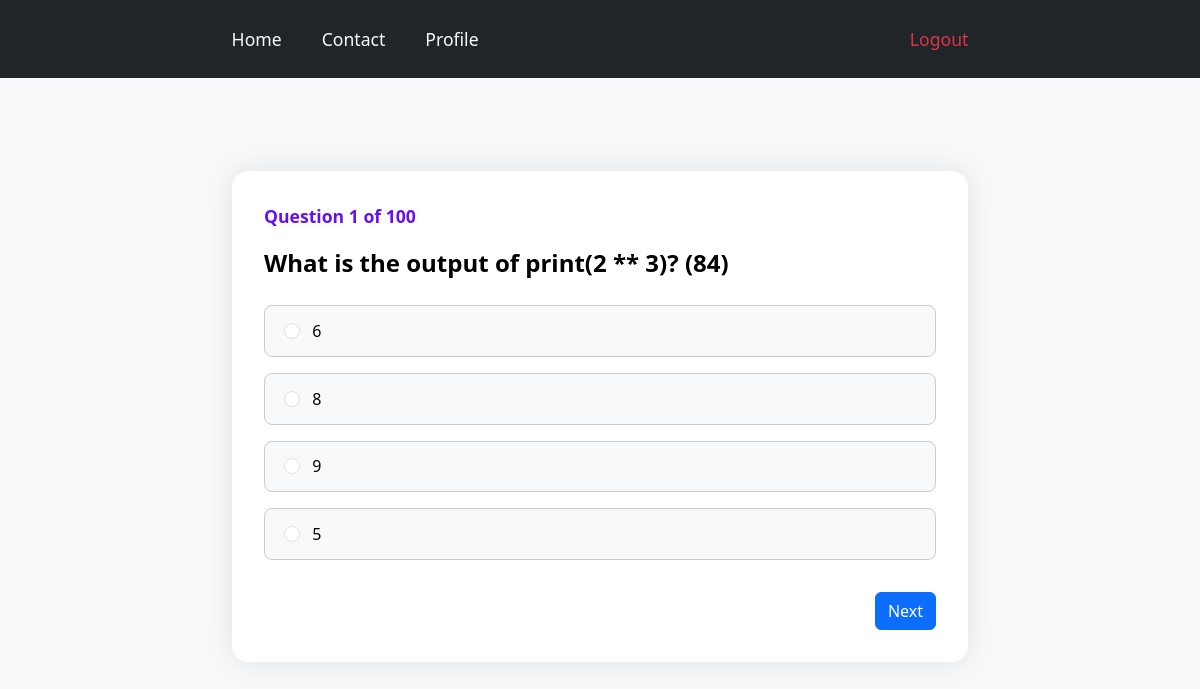
Screenshot of /exam/python_test/ (signed in) with the database file from the repository.
### DataBasehandler/models.py (models this page shows)
class PythonQues(models.Model):
    question=models.CharField()
    option_a=models.CharField()
    option_b=models.CharField()
    option_c=models.CharField()
    option_d=models.CharField()
    correct_answer=models.CharField()

### exam_subject/views.py (the view, shortened to what this page needs)
# urls.py: path('python_test/',views.python,name='python_test'),
def python(req):
    if req.user.is_authenticated:
        py = list(PythonQues.objects.all())
        q = req.POST.get("ids")
        ans = req.POST.get("answer")
        if not q:
            q = 0
            req.session["correct_ans"] = 0
            req.session["question_no"] = 0
            req.session["visited"] = []
        return render(
            req,
            "test.html",
            {
                "ques": py[q],
                "total": len(py) - 1,
                "current": q,
                "totalplus": len(py),
            },
        )
    else:
        messages.warning(req, "Login required for accessing test")
        return HttpResponseRedirect("/user/log_in")

### exam_subject/templates/test.html (shortened to what this page needs)
{% extends 'base.html' %}
{% block body_content %}
  <div class="container py-5">
    <div class="row justify-content-center">
      <div class="col-lg-8">
        <div class="question-card">
          <div class="question-progress">Question {{ current|add:'1' }} of {{ totalplus }}</div>
          <div class="question-text">{{ ques.question }}</div>
          <form method="POST">
            <label class="option-label">
              <input type="radio" name="answer" value="{{ ques.option_a }}" class="form-check-input me-2" />
              {{ ques.option_a }}
            </label>
            <label class="option-label">
              <input type="radio" name="answer" value="{{ ques.option_b }}" class="form-check-input me-2" />
              {{ ques.option_b }}
            </label>
            <label class="option-label">
              <input type="radio" name="answer" value="{{ ques.option_c }}" class="form-check-input me-2" />
              {{ ques.option_c }}
            </label>
            <label class="option-label">
              <input type="radio" name="answer" value="{{ ques.option_d }}" class="form-check-input me-2" />
              {{ ques.option_d }}
            </label>
            {% if current < total %}
              <div class="text-end submit-btn">
                <button type="submit" class="btn btn-primary">Next</button>
              </div>
            {% endif %}
          </form>
        </div>
      </div>
    </div>
  </div>
{% endblock %}

### Home/templates/base.html (shortened to what this page needs)
<!DOCTYPE html>
{% load static %}
<html lang="en">
  <head>
    {% block css %}
      <link rel="stylesheet" href="{% static 'css/basestyle.css' %}" />
      <link href="https://cdn.jsdelivr.net/npm/bootstrap@5.3.0/dist/css/bootstrap.min.css" rel="stylesheet" />
      <link rel="stylesheet" href="{% static 'homestyle.css' %}" />
    {% endblock %}
  </head>
  <body class="text-light" style="padding-top: 75px;">
    {% include 'nav.html' %}
    {% block body_content %}
    {% endblock %}
  </body>
</html>

### Home/templates/nav.html (shortened to what this page needs)
<div class="bg-dark py-3 px-3 fixed-top">
  <div class="d-flex justify-content-around align-items-center">
    <ul class="nav custom-nav">
      <li class="nav-item">
        <a class="nav-link {% if request.path == '/' %}active text-primary {% endif %}" href="{% url 'home_page' %}">Home</a>
      </li>
      <li class="nav-item">
        <a class="nav-link {% if request.path == '/contact/' %}active text-primary {% endif %}" href="{% url 'contact' %}">Contact</a>
      </li>
      {% if user.is_authenticated %}
        <li class="nav-item">
          <a class="nav-link {% if request.path == '/user/profile/' %}active text-primary {% endif %}" href="{% url 'profile' %}">Profile</a>
        </li>
      {% endif %}
    </ul>
    {% if user.is_authenticated %}
      <ul class="nav custom-nav">
        <li class="nav-item">
          <a class="nav-link text-danger" href="{% url 'log_out' %}">Logout</a>
        </li>
      </ul>
    {% endif %}
  </div>
</div>

### static/css/basestyle.css (style rules this page uses)
.custom-nav .nav-link { position: relative; color: #f8f9fa; font-size: 1.1rem; font-weight: 500; padding: 10px 20px; transition: all 0.3s ease-in-out; }
.custom-nav .nav-link::after { content: ""; position: absolute; left: 0; bottom: 5px; width: 0; height: 2px; background-color: #0d6efd; transition: width 0.3s ease-in-out; }

### static/css/homestyle.css (style rules this page uses)
body { background-color: rgb(47, 47, 48); padding: 0; margin: 0; }

### exam_subject/templates/test.html (style rules this page uses)
body { background-color: #f8f9fa; }
.question-card { background: #fff; border-radius: 1rem; box-shadow: 0 0 30px rgba(0, 0, 0, 0.1); padding: 2rem; margin-top: 3rem; color: black; }
.question-progress { font-size: 1.1rem; font-weight: 600; color: #6610f2; }
.question-text { font-size: 1.5rem; font-weight: bold; margin-top: 1rem; margin-bottom: 1.5rem; }
.option-label { display: block; background-color: #f8f9fa; border: 1px solid #ccc; border-radius: 0.5rem; padding: 0.8rem 1.2rem; margin-bottom: 1rem; cursor: pointer; transition: background-color 0.3s ease; color: black; }
.submit-btn { margin-top: 2rem; }

### rows the page displays
PythonQues: question "What is the output of print(2 ** 3)? (84)", option_a "6", option_b "8", option_c "9", option_d "5"

### other values shown
{{ current|add:'1' }} "1"
{{ totalplus }} "100"
